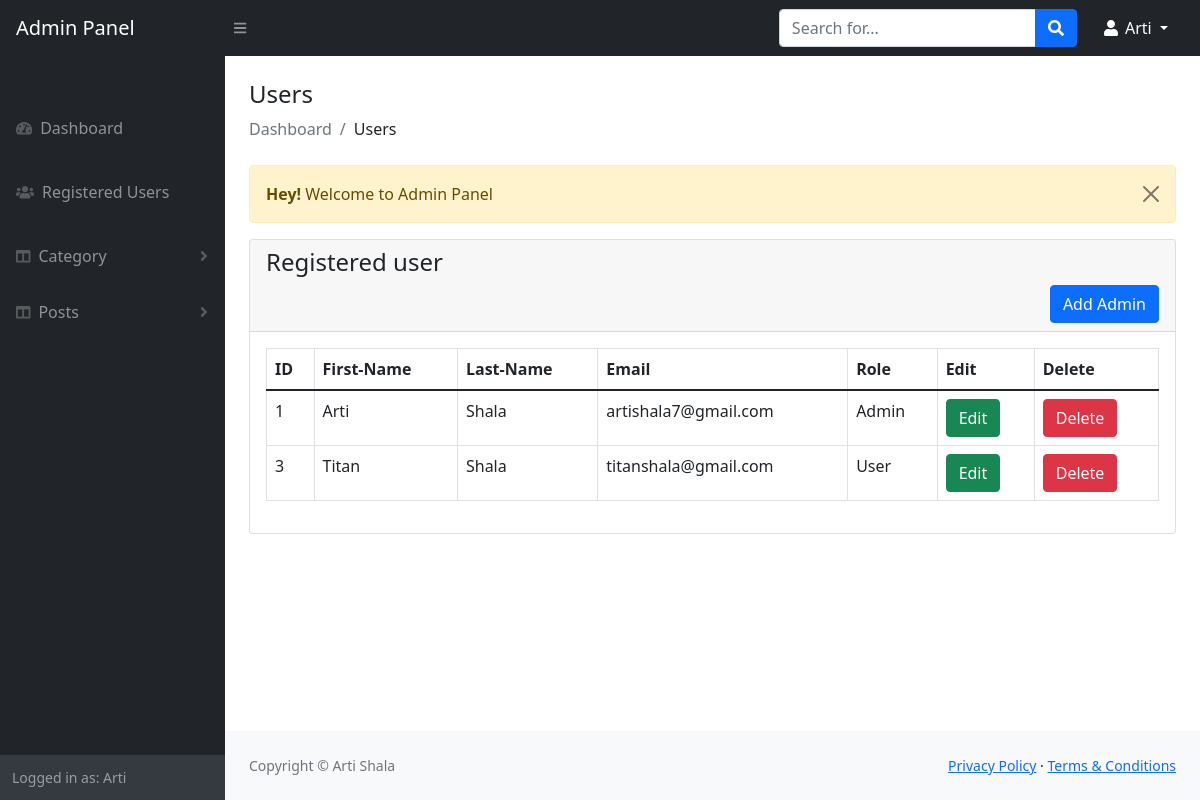
Screenshot of /admin/view-register.php (signed in) with the database file from the repository.
### tables this page shows
CREATE TABLE `users` (
  `id` int(11) NOT NULL,
  `fname` varchar(191) NOT NULL,
  `lname` varchar(191) NOT NULL,
  `email` varchar(191) NOT NULL,
  `password` varchar(191) NOT NULL,
  `role_as` tinyint(4) NOT NULL DEFAULT 0,
  `status` tinyint(1) NOT NULL DEFAULT 0,
  `created_at` timestamp NOT NULL DEFAULT current_timestamp()
);

### admin/view-register.php (the view, shortened to what this page needs)
<?php
include('includes/header.php');
?>
<div class="container-fluid px-4">
    <h4 class="mt-4">Users</h4>
    <ol class="breadcrumb mb-4">
        <li class="breadcrumb-item active">Dashboard</li>
        <li class="breadcrumb-item">Users</li>
    </ol>
    <div class="row">
        <div class="col-md-12">
            <?php
            include('message.php');
            ?>
            <div class="card">
                <div class="card-header">
                    <h4>Registered user</h4>
                    <a href="register-add.php" class="btn btn-primary float-end">Add Admin</a>
                </div>
                <div class="card-body">
                    <table class="table table-bordered">
                        <thead>
                            <tr>
                                <th>ID</th>
                                <th>First-Name</th>
                                <th>Last-Name</th>
                                <th>Email</th>
                                <th>Role</th>
                                <th>Edit</th>
                                <th>Delete</th>
                            </tr>
                        </thead>
                        <tbody>
                            <?php
                    $query = "SELECT * From users";
                    $query_run = mysqli_query($con , $query );
                    if(mysqli_num_rows($query_run) > 0)
                    {
                        foreach($query_run as $row)
                        {
                            ?>
                            <tr>
                                <td><?= $row['id'];?></td>
                                <td><?= $row['fname'];?></td>
                                <td><?= $row['lname'];?></td>
                                <td><?= $row['email'];?></td>
                                <td>
                                    <?php
                                    if($row['role_as'] == '1')
                                    {
                                        echo 'Admin';
                                    }elseif($row['role_as'] == '0')
                                    {
                                        echo 'User';
                                    }
                                    ?>
                                </td>
                                <td><a href="register-edit.php?id=<?=$row['id'];?>" class="btn btn-success">Edit</a>
                                </td>
                                <td>
                                    <form action="code.php" method="POST">
                                        <button type="submit" name="user_delete" value="<?=$row['id'];?><" class="btn btn-danger">Delete</button>
                                    </form>
                                </td>
                            </tr>
                            <?php
                        }
                    }
                    else{
                    ?>
                            <tr>
                                <td colspan="6">No Record Found</td>
                            </tr>
                            <?php
                    }
                    ?>
                        </tbody>
                    </table>
                </div>
            </div>
        </div>
    </div>
</div>
<?php
include('includes/footer.php');
include('includes/scripts.php')
?>

### rows the page displays
users: id "1", fname "Arti", lname "Shala", email "artishala7@gmail.com", role_as "Admin"
users: id "3", fname "Titan", lname "Shala", email "titanshala@gmail.com", role_as "User"

### other values shown
$_SESSION["auth_username"] "Arti"
$_SESSION['message'] "Welcome to Admin Panel"
